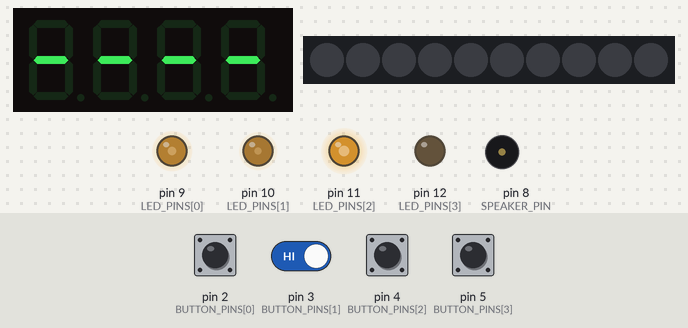
A sketch run on a simulated Arduino Uno, built with avr-gcc and run on an emulated ATmega328P. Parts: 4-digit seven-segment display, 10 RGB LEDs in strip order, left to right, output pins drawn as LEDs (lit = HIGH), buzzer (waves = sounding). The test bench sets the inputs (shaded band); at power-on: pin 2 (BUTTON_PINS[0]), pin 3 (BUTTON_PINS[1]), pin 4 (BUTTON_PINS[2]), pin 5 (BUTTON_PINS[3]) HIGH. Random numbers use the default seed unless the sketch sets one; what the sketch prints to the serial monitor is not drawn.

Above: at 1.2 s.
1.3 s: pin 2 (BUTTON_PINS[0]) pulled LOW for 0.15 s
At 1.48 s:
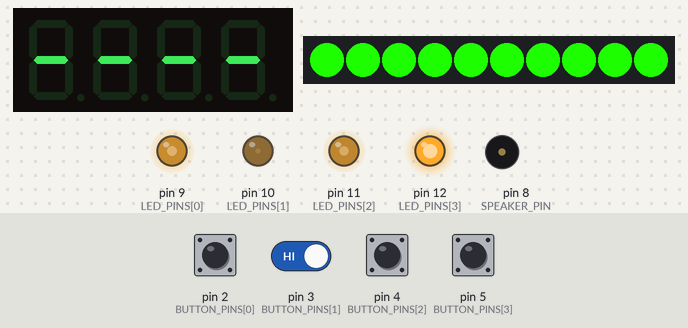
2.0 s: pin 4 (BUTTON_PINS[2]) pulled LOW for 1 s
At 2.23 s:
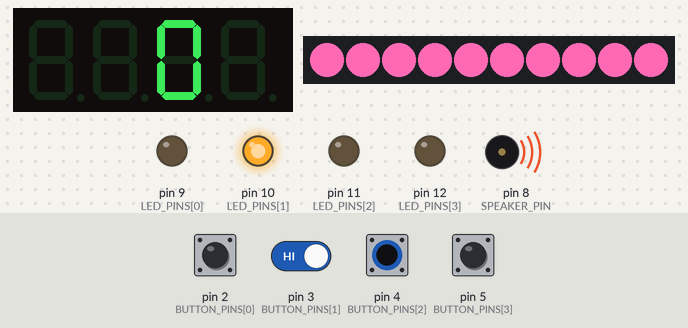
At 2.65 s:
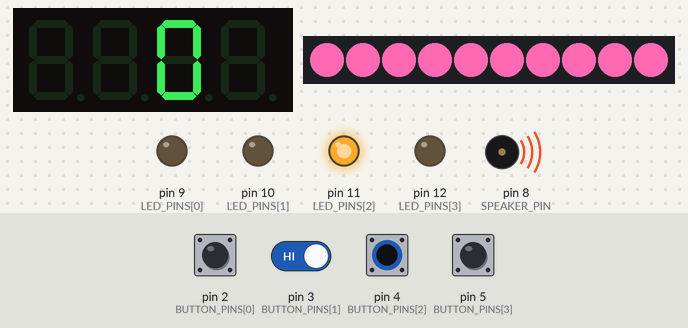
3.6 s: pin 2 (BUTTON_PINS[0]) driven LOW and pin 3 (BUTTON_PINS[1]) driven LOW
6.6 s: pin 2 (BUTTON_PINS[0]) driven HIGH
9.6 s: pin 2 (BUTTON_PINS[0]) driven LOW
At 11.59 s:
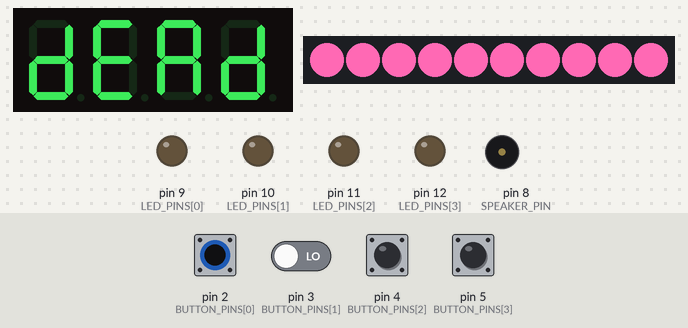
12.6 s: pin 2 (BUTTON_PINS[0]) driven HIGH and pin 3 (BUTTON_PINS[1]) driven HIGH
Timing chart, 0 to 34.6 s (numbered marks = the images above; inputs shaded):
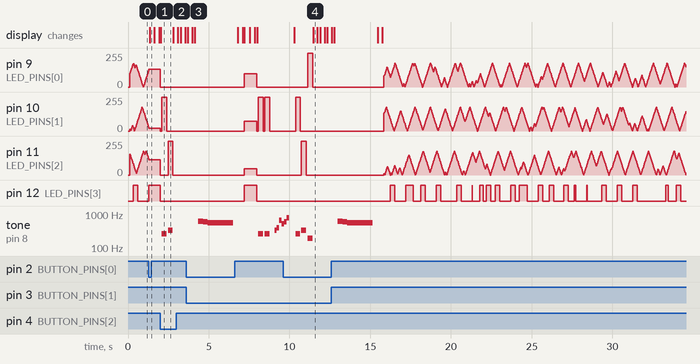

The sketch:

Memory_Hunter_v1.2.ino
```cpp
// (licence header left out)
#include <Arduino.h>
#include <TM1637Display.h>
#include <Adafruit_NeoPixel.h>
#include "pitches.h"

/* ============================================================
   ██████╗  CONFIG — tune everything here
   ============================================================ */

// ── Simon hardware ───────────────────────────────────────────
const uint8_t BUTTON_PINS[4] = {2, 3, 4, 5};   // Active-LOW buttons
const uint8_t LED_PINS[4]    = {9, 10, 11, 12};   // Game LEDs (PWM-capable)
#define SPEAKER_PIN   8

// ── TM1637 display ───────────────────────────────────────────
#define TM_CLK_PIN    7
#define TM_DIO_PIN    6
#define TM_BRIGHTNESS 7   // 0 (dim) – 7 (max)

// ── NeoPixel strip ───────────────────────────────────────────
#define NEO_PIN       A0   // Data pin for NeoPixel strip
#define NEO_COUNT     10   // Number of pixels in your strip
#define NEO_BRIGHTNESS 255  // Global strip brightness 0–255

// ── Idle RGB cycle ───────────────────────────────────────────
#define IDLE_HUE_STEP      300   // Hue advance per tick (0–65535 range)
#define IDLE_CYCLE_DELAY_MS  20  // ms between hue steps

// ── NeoPixel game colour (light pink) ───────────────────────
#define GAME_NEO_R  255
#define GAME_NEO_G  105
#define GAME_NEO_B  180
#define NEO_FADE_STEPS  40   // Steps for fade-in / fade-out transitions
#define NEO_FADE_DELAY_MS 15 // ms per fade step

// ── LED idle random-fade ─────────────────────────────────────
#define LED_IDLE_MIN_BRIGHT  0    // PWM floor during idle breathe
#define LED_IDLE_MAX_BRIGHT 180   // PWM ceiling during idle breathe
#define LED_IDLE_FADE_SPEED   3   // PWM step size per tick
#define LED_IDLE_TICK_MS      8   // ms per idle LED tick

// ── Gameplay timing ──────────────────────────────────────────
#define GAME_TONE_ON_MS    300    // LED+tone on duration
#define GAME_TONE_GAP_MS    50   // Gap between sequence notes
#define LEVEL_UP_NOTE_MS   150   // Duration of each level-up note
#define GAME_OVER_DELAY_MS 200   // Pause before game-over sound
#define TIMEOUT_MS       60000UL // 1 minute inactivity → auto-lose

// ── Game constants ───────────────────────────────────────────
#define MAX_GAME_LENGTH 100
const int GAME_TONES[4] = {NOTE_G3, NOTE_C4, NOTE_E4, NOTE_G5};

/* ============================================================
   Segment encodings
   ============================================================ */
const uint8_t SEG_DASH = 0b01000000;   // -
//  d  =  segments b,c,e,g  → 0b01011110  but TM1637 bit order:
//       bit: 6(g) 5(f) 4(e) 3(d) 2(c) 1(b) 0(a)
//  d:  g=1 f=0 e=1 d=1 c=1 b=1 a=0  → lower-case d = 0b01011110
//  E:  g=1 f=1 e=1 d=1 c=0 b=0 a=1  → 0b01111001
//  A:  g=1 f=1 e=1 d=0 c=1 b=1 a=1  → 0b01110111
// AFTER
const uint8_t MY_SEG_d = 0b01011110;   // d (lower-case)
const uint8_t MY_SEG_E = 0b01111001;   // E
const uint8_t MY_SEG_A = 0b01110111;   // A

const uint8_t SEG_ALL_DASH[4] = {SEG_DASH, SEG_DASH, SEG_DASH, SEG_DASH};
//const uint8_t SEG_DEAD[4]     = {SEG_d, SEG_E, SEG_A, SEG_d};
const uint8_t SEG_DEAD[4] = {MY_SEG_d, MY_SEG_E, MY_SEG_A, MY_SEG_d};

/* ============================================================
   Global state
   ============================================================ */
TM1637Display    tm(TM_CLK_PIN, TM_DIO_PIN);
Adafruit_NeoPixel strip(NEO_COUNT, NEO_PIN, NEO_GRB + NEO_KHZ800);

uint8_t  gameSequence[MAX_GAME_LENGTH] = {0};
uint8_t  gameIndex   = 0;
bool     gameRunning = false;

// Per-LED idle fade state
int16_t  ledBright[4];       // current PWM value
int8_t   ledDir[4];          // +1 rising, -1 falling

/* ============================================================
   ██╗  ██╗███████╗██╗     ██████╗ ███████╗██████╗ ███████╗
   ██║  ██║██╔════╝██║     ██╔══██╗██╔════╝██╔══██╗██╔════╝
   ███████║█████╗  ██║     ██████╔╝█████╗  ██████╔╝███████╗
   ██╔══██║██╔══╝  ██║     ██╔═══╝ ██╔══╝  ██╔══██╗╚════██║
   ██║  ██║███████╗███████╗██║     ███████╗██║  ██║███████║
   ╚═╝  ╚═╝╚══════╝╚══════╝╚═╝     ╚══════╝╚═╝  ╚═╝╚══════╝
   ============================================================ */

/* ── NeoPixel helpers ──────────────────────────────────────── */

/**
   Set all NeoPixels to one RGB colour at a given brightness scale (0–255).
   scale=255 → full NEO_BRIGHTNESS, scale=0 → off.
*/
void neoFill(uint8_t r, uint8_t g, uint8_t b, uint8_t scale = 255) {
  uint8_t rs = (uint16_t)r * scale / 255;
  uint8_t gs = (uint16_t)g * scale / 255;
  uint8_t bs = (uint16_t)b * scale / 255;
  strip.fill(strip.Color(rs, gs, bs));
  strip.show();
}

/**
   Fade NeoPixel strip from current colour to target RGB.
   Captures the "from" colour of pixel 0 as the starting point.
*/
void neoFadeTo(uint8_t toR, uint8_t toG, uint8_t toB) {
  uint32_t from  = strip.getPixelColor(0);  // packed RGB of first pixel
  uint8_t  fromR = (from >> 16) & 0xFF;
  uint8_t  fromG = (from >>  8) & 0xFF;
  uint8_t  fromB =  from        & 0xFF;

  //ESP Serial.print("[NEO] Fading (");
  Serial.print(fromR);
  Serial.print(",");
  Serial.print(fromG);
  Serial.print(",");
  Serial.print(fromB);
  Serial.print(") -> (");
  Serial.print(toR);
  Serial.print(",");
  Serial.print(toG);
  Serial.print(",");
  Serial.print(toB);
  Serial.println(")");
  for (int step = 0; step <= NEO_FADE_STEPS; step++) {
    float t  = (float)step / NEO_FADE_STEPS;
    uint8_t r = fromR + t * (toR - fromR);
    uint8_t g = fromG + t * (toG - fromG);
    uint8_t b = fromB + t * (toB - fromB);
    strip.fill(strip.Color(r, g, b));
    strip.show();
    delay(NEO_FADE_DELAY_MS);
  }
}

/**
   One tick of the idle RGB hue-cycle.  Call repeatedly while waiting.
   Uses HSV so every pixel steps through the rainbow in sync.
   Returns the updated hue (pass it back in next call).
*/
uint16_t neoRainbowTick(uint16_t hue) {
  strip.fill(strip.gamma32(strip.ColorHSV(hue)));
  strip.show();
  hue += IDLE_HUE_STEP;   // wraps automatically at 65536
  return hue;
}

/* ── Game-LED helpers ──────────────────────────────────────── */

/**
   Initialise idle fade state for each LED with random starting points
   so they don't all pulse in sync.
*/
void initIdleLeds() {
  for (byte i = 0; i < 4; i++) {
    ledBright[i] = random(LED_IDLE_MIN_BRIGHT, LED_IDLE_MAX_BRIGHT);
    ledDir[i]    = random(0, 2) ? 1 : -1;
    analogWrite(LED_PINS[i], ledBright[i]);
  }
  Serial.println("[LED] Idle fade initialised");
}

/**
   One tick of the random LED fade-in/fade-out idle animation.
   Each LED independently walks up/down in brightness, reversing at limits
   and occasionally randomly choosing a new direction for organic feel.
*/
void tickIdleLeds() {
  for (byte i = 0; i < 4; i++) {
    ledBright[i] += ledDir[i] * LED_IDLE_FADE_SPEED;

    // Clamp and reverse at limits
    if (ledBright[i] >= LED_IDLE_MAX_BRIGHT) {
      ledBright[i] = LED_IDLE_MAX_BRIGHT;
      ledDir[i]    = -1;
    } else if (ledBright[i] <= LED_IDLE_MIN_BRIGHT) {
      ledBright[i] = LED_IDLE_MIN_BRIGHT;
      ledDir[i]    = 1;
    }

    // 1-in-80 chance to randomly flip direction → organic "breathing" feel
    if (random(80) == 0) ledDir[i] = -ledDir[i];

    analogWrite(LED_PINS[i], ledBright[i]);
  }
}

/**
   Fade all game LEDs from their current idle brightness to full ON (255).
   Called when transitioning idle → game.
*/
void fadeLedsToFull() {
  Serial.println("[LED] Fading to full brightness for game");
  // Find max current brightness to set a consistent fade duration
  int maxSteps = 255 / max((int)LED_IDLE_FADE_SPEED, 1);
  for (int step = 0; step <= maxSteps; step++) {
    for (byte i = 0; i < 4; i++) {
      int val = ledBright[i] + ((255 - ledBright[i]) * step / maxSteps);
      analogWrite(LED_PINS[i], val);
    }
    delay(5);
  }
  // Ensure all exactly at 255
  for (byte i = 0; i < 4; i++) {
    ledBright[i] = 255;
    analogWrite(LED_PINS[i], 255);
  }
}

/**
   Turn all game LEDs off instantly (used during game-over / returning to idle).
*/
void ledsOff() {
  for (byte i = 0; i < 4; i++) {
    digitalWrite(LED_PINS[i], LOW);
    ledBright[i] = 0;
  }
}

/* ── TM1637 display helpers ────────────────────────────────── */

/** Show  - - - -  on all 4 digits (idle / ready state). */
void displayIdle() {
  tm.setSegments(SEG_ALL_DASH, 4, 0);
  Serial.println("[DISPLAY] ----");
}

/**
   Show 'd E A d' when wrong button pressed.
   Flashes 3× then stays on briefly.
*/
void displayDead() {
  Serial.println("[DISPLAY] dEAd");
  for (byte f = 0; f < 3; f++) {
    tm.setSegments(SEG_DEAD, 4, 0);
    delay(250);
    tm.clear();
    delay(150);
  }
  tm.setSegments(SEG_DEAD, 4, 0);
}

/**
   Show current round score on segments 2–3.
   Segments 0–1 are blanked.
   Score 0–9  → [_][_][X][_]
   Score 10–99→ [_][_][X][X]
*/
void displayScore()
{
  uint8_t blank = 0x00;
  tm.setSegments(&blank, 1, 0);
  tm.setSegments(&blank, 1, 1);

  int score = (int)gameIndex;

  if (score < 10) {
    tm.showNumberDecEx(score, 0, false, 1, 2);  // 1 digit at position 2
    tm.setSegments(&blank, 1, 3);               // blank position 3

    //ESP Serial.printf ("[DISPLAY] Score: %d (pos 2)\n", score);
    Serial.print("[DISPLAY] Score: ");
    Serial.print(score);
    Serial.println(" (pos 2-3)");
  } else {
    tm.showNumberDecEx(score % 100, 0, false, 2, 2);  // 2 digits pos 2–3

    //ESP //ESP Serial.printf ("[DISPLAY] Score: %d (pos 2-3)\n", score);
    Serial.print("[DISPLAY] Score: ");
    Serial.print(score);
    Serial.println(" (pos 2-3)");
  }
}
/* ── Tone / sequence helpers ───────────────────────────────── */

/** Light one LED and play its associated tone, then turn off. */
void lightLedAndPlayTone(byte ledIndex)
{
  //ESP //ESP Serial.printf ("[TONE] LED %d, note %d Hz\n", ledIndex, GAME_TONES[ledIndex]);
  Serial.print("[TONE] LED ");
  Serial.print(ledIndex);
  Serial.print(", note ");
  Serial.print(GAME_TONES[ledIndex]);
  Serial.println(" Hz");
  digitalWrite(LED_PINS[ledIndex], HIGH);
  tone(SPEAKER_PIN, GAME_TONES[ledIndex]);
  delay(GAME_TONE_ON_MS);
  digitalWrite(LED_PINS[ledIndex], LOW);
  noTone(SPEAKER_PIN);
}

/** Play back the full sequence for the current round. */
void playSequence() {
  //ESP Serial.printf ("[SEQ] Playing sequence of length %d\n", gameIndex);
  Serial.print("[SEQ] Playing sequence of length ");
  Serial.println(gameIndex);
  for (int i = 0; i < gameIndex; i++) {
    lightLedAndPlayTone(gameSequence[i]);
    delay(GAME_TONE_GAP_MS);
  }
}

/** Play ascending jingle when player completes a round correctly. */
void playLevelUpSound() {
  Serial.println("[SFX] Level up!");
  tone(SPEAKER_PIN, NOTE_E4); delay(LEVEL_UP_NOTE_MS);
  tone(SPEAKER_PIN, NOTE_G4); delay(LEVEL_UP_NOTE_MS);
  tone(SPEAKER_PIN, NOTE_E5); delay(LEVEL_UP_NOTE_MS);
  tone(SPEAKER_PIN, NOTE_C5); delay(LEVEL_UP_NOTE_MS);
  tone(SPEAKER_PIN, NOTE_D5); delay(LEVEL_UP_NOTE_MS);
  tone(SPEAKER_PIN, NOTE_G5); delay(LEVEL_UP_NOTE_MS);
  noTone(SPEAKER_PIN);
}

/** Play the descending wah-wah game-over sound. */
void playGameOverSound() {
  Serial.println("[SFX] Game over sound");
  tone(SPEAKER_PIN, NOTE_DS5); delay(300);
  tone(SPEAKER_PIN, NOTE_D5);  delay(300);
  tone(SPEAKER_PIN, NOTE_CS5); delay(300);
  for (byte i = 0; i < 10; i++) {
    for (int pitch = -10; pitch <= 10; pitch++) {
      tone(SPEAKER_PIN, NOTE_C5 + pitch);
      delay(6);
    }
  }
  noTone(SPEAKER_PIN);
}

/* ============================================================
   ██████╗  █████╗ ███╗   ███╗███████╗
  ██╔════╝ ██╔══██╗████╗ ████║██╔════╝
  ██║  ███╗███████║██╔████╔██║█████╗
  ██║   ██║██╔══██║██║╚██╔╝██║██╔══╝
  ╚██████╔╝██║  ██║██║ ╚═╝ ██║███████╗
   ╚═════╝ ╚═╝  ╚═╝╚═╝     ╚═╝╚══════╝
   FLOW FUNCTIONS
   ============================================================ */

/**
   IDLE MODE
   ─────────
   Runs continuously until a button is pressed.
   • NeoPixel: rainbow RGB cycle
   • LEDs: random independent fade-in/fade-out
   • Display: ----
   Returns the index of the button that was pressed to start the game.
*/
byte idleMode() {
  Serial.println("[IDLE] Entering idle mode");
  displayIdle();
  initIdleLeds();

  uint16_t hue        = 0;
  uint32_t lastLedTick = millis();
  uint32_t lastHueTick = millis();

  while (true) {
    uint32_t now = millis();

    // NeoPixel rainbow tick
    if (now - lastHueTick >= IDLE_CYCLE_DELAY_MS) {
      hue = neoRainbowTick(hue);
      lastHueTick = now;
    }

    // LED breathe tick
    if (now - lastLedTick >= LED_IDLE_TICK_MS) {
      tickIdleLeds();
      lastLedTick = now;
    }

    // Check for any button press to start game
    for (byte i = 0; i < 4; i++) {
      if (digitalRead(BUTTON_PINS[i]) == LOW) {
        //ESP Serial.printf ("[IDLE] Button %d pressed — starting game\n", i);
        Serial.print("[IDLE] Button ");
        Serial.print(i);
        Serial.println(" pressed - starting game");
        return i;  // caller uses this as the first confirmed press
      }
    }
  }
}

/**
   GAME START TRANSITION
   ─────────────────────
   Called once when moving from idle → game.
   • NeoPixel fades from current rainbow colour → light pink
   • Game LEDs fade from idle brightness → full ON
*/
void startGameTransition() {
  Serial.println("[TRANSITION] Idle → Game");

  // Fade NeoPixel to light pink
  neoFadeTo(GAME_NEO_R, GAME_NEO_G, GAME_NEO_B);

  // Fade LEDs up to full
  ledsOff();

  Serial.println("[TRANSITION] Done — game ready");
}

/**
   GAME OVER TRANSITION
   ────────────────────
   Shows dEAd, plays wah-wah, fades NeoPixel back to off,
   turns LEDs off, resets game state, returns to idle display.
*/
void gameOverTransition() {
  int finalScore = (int)gameIndex - 1;
  //ESP Serial.printf ("[GAME OVER] Score was %d\n", finalScore);
  Serial.print("[GAME OVER] Score was ");
  Serial.println(finalScore);
  // Show dEAd on display + flash
  displayDead();

  delay(GAME_OVER_DELAY_MS);

  // Play wah-wah sound
  playGameOverSound();

  // Fade NeoPixel back to off
  neoFadeTo(0, 0, 0);

  // LEDs off
  ledsOff();

  // Reset game state
  gameIndex   = 0;
  gameRunning = false;

  Serial.println("[GAME OVER] Transition complete — returning to idle");
}

/**
   READ BUTTONS (with 1-minute timeout)
   ─────────────────────────────────────
   Blocks until a button is pressed OR timeout expires.
   Returns 0–3 for the pressed button.
   Returns 255 as a sentinel if timeout occurred.
*/
byte readButtonWithTimeout() {
  uint32_t startWait = millis();

  while (true) {
    // Check timeout
    if (millis() - startWait >= TIMEOUT_MS) {
      Serial.println("[INPUT] Timeout! No button pressed for 1 minute");
      return 255;  // sentinel value → treat as game lost
    }

    for (byte i = 0; i < 4; i++) {
      if (digitalRead(BUTTON_PINS[i]) == LOW) {
        //ESP Serial.printf ("[INPUT] Button %d pressed (%.1fs elapsed)\n",i, (millis() - startWait) / 1000.0f);
        Serial.print("[INPUT] Button ");
        Serial.print(i);
        Serial.print(" pressed (");

        float elapsed = (millis() - startWait) / 1000.0;
        Serial.print(elapsed, 1);  // 1 decimal place

        Serial.println("s elapsed)");
        return i;
      }
    }
    delay(1);
  }
}

/**
   CHECK USER SEQUENCE
   ───────────────────
   Reads button presses and compares to expected sequence.
   Returns true if correct, false on wrong press or timeout.
*/
bool checkUserSequence() {
  Serial.println("[INPUT] Waiting for user to repeat sequence");

  for (int i = 0; i < gameIndex; i++) {
    byte expectedButton = gameSequence[i];
    byte actualButton   = readButtonWithTimeout();

    // Timeout sentinel
    if (actualButton == 255) {
      Serial.println("[INPUT] Timeout during sequence check");
      return false;
    }

    lightLedAndPlayTone(actualButton);

    if (expectedButton != actualButton) {
      //ESP Serial.printf ("[INPUT] Wrong! Expected %d, got %d\n",expectedButton, actualButton);
      Serial.print("[INPUT] Wrong! Expected ");
      Serial.print(expectedButton);
      Serial.print(", got ");
      Serial.println(actualButton);
      return false;
    }
    //ESP Serial.printf ("[INPUT] Step %d/%d correct\n", i + 1, gameIndex);
    Serial.print("[INPUT] Step ");
    Serial.print(i + 1);
    Serial.print("/");
    Serial.print(gameIndex);
    Serial.println(" correct");
  }

  Serial.println("[INPUT] Sequence correct!");
  return true;
}

/* ============================================================
   MAIN SETUP & LOOP
   ============================================================ */

void setup() {
  Serial.begin(9600);
  Serial.println("\n[BOOT] Simon Game starting...");

  // Button and LED pins
  for (byte i = 0; i < 4; i++) {
    pinMode(LED_PINS[i],    OUTPUT);
    pinMode(BUTTON_PINS[i], INPUT_PULLUP);
  }
  pinMode(SPEAKER_PIN, OUTPUT);

  // TM1637 display
  tm.setBrightness(TM_BRIGHTNESS);
  displayIdle();
  Serial.println("[BOOT] TM1637 ready");

  // NeoPixel strip
  strip.begin();
  strip.setBrightness(NEO_BRIGHTNESS);
  strip.clear();
  strip.show();
  Serial.println("[BOOT] NeoPixel ready");

  // Seed RNG from floating pin
  randomSeed(analogRead(4));
  Serial.println("[BOOT] Setup complete\n");
}

void loop()
{
  // ── IDLE: wait for first button press ─────────────────────
  byte firstPress = idleMode();   // blocks until button pressed

  // ── TRANSITION: idle visuals → game visuals ───────────────
  startGameTransition();

  // ── GAME LOOP ─────────────────────────────────────────────
  gameRunning = true;
  gameIndex   = 0;

  // Note: we discard firstPress here — game always starts with
  // Simon showing the first sequence step.  If you'd prefer the
  // player's first press to count as step 1, that's a minor tweak.

  while (gameRunning) {
    // Update score display before new round
    displayScore();

    // Add a new random step to sequence
    gameSequence[gameIndex] = random(0, 4);
    gameIndex++;
    if (gameIndex >= MAX_GAME_LENGTH) {
      gameIndex = MAX_GAME_LENGTH - 1;  // cap at max
    }

    //ESP Serial.printf ("\n[ROUND] Round %d begin\n", gameIndex);
    Serial.println();  // for the \n at the start
    Serial.print("[ROUND] Round ");
    Serial.print(gameIndex);
    Serial.println(" begin");
    // Show the sequence to the player
    playSequence();

    // Ask player to repeat it
    if (!checkUserSequence()) {
      // Wrong button or timeout → game over
      gameOverTransition();
      return;  // restart loop() → falls into idleMode() again
    }

    delay(300);
    playLevelUpSound();
    delay(300);
  }
}
```

Source omitted: pitches.h (2062 bytes)

Measured:
- after the input at 2.0 s, pin 11 (LED_PINS[2]): 0/255 → 255/255 after 0.49 s, → 0/255 0.30 s later
- after the input at 9.6 s, pin 9 (LED_PINS[0]): 0/255 → 255/255 after 1.5 s, → 0/255 0.30 s later
- what the display in image 2 shows lasts 0.8 s, from 2.0 s to 2.8 s
